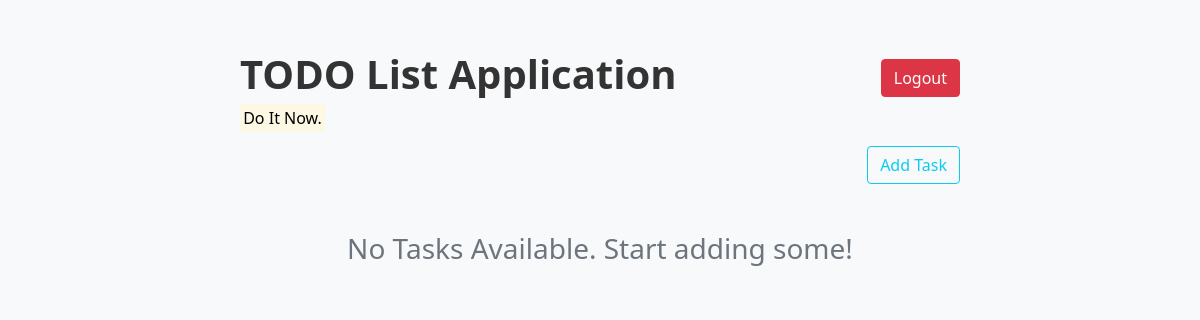
The page / (signed in) on the database as committed earlier.
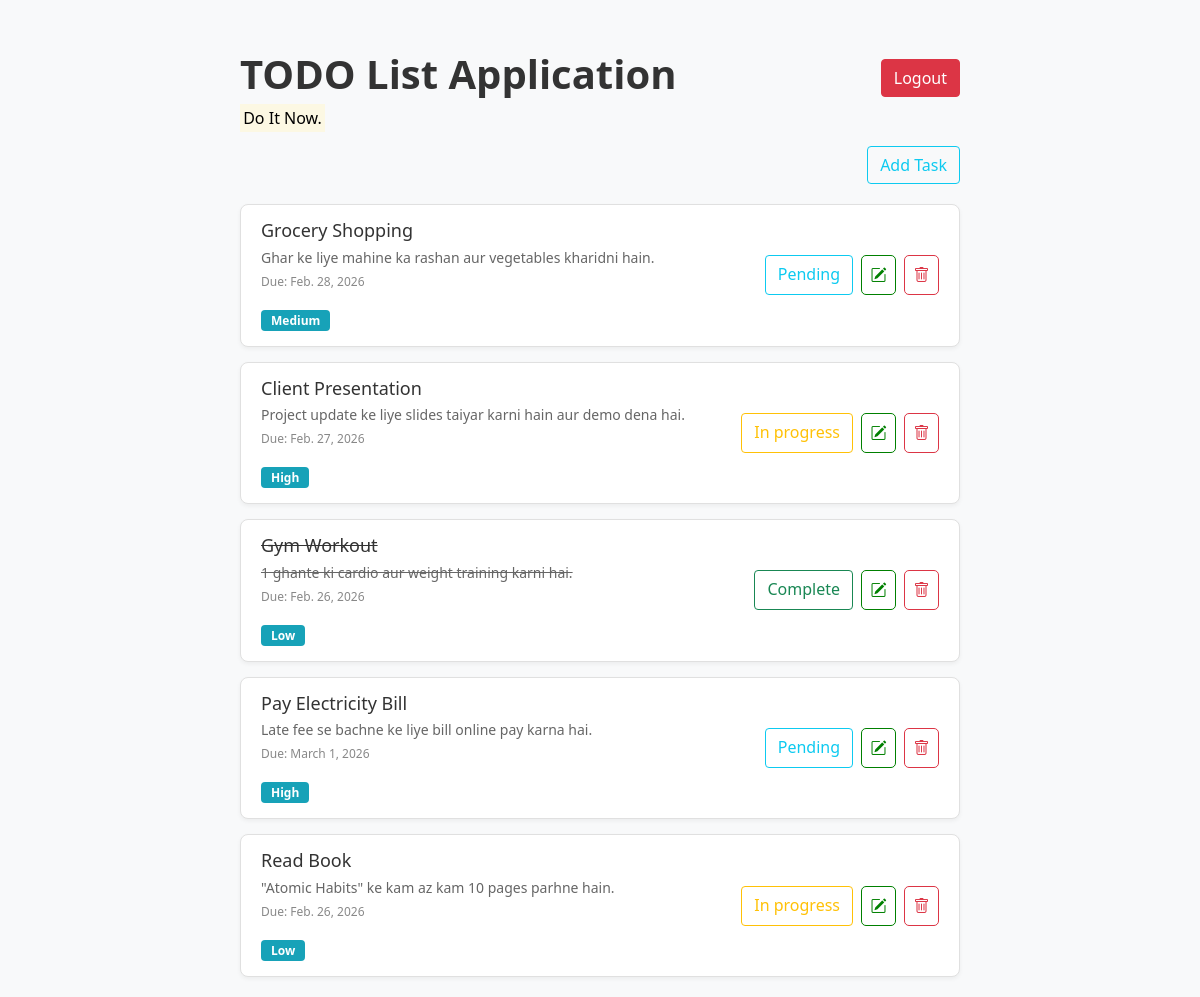
The same page on the database as committed later.
### todo_app/models.py (models this page shows, shortened)
class Task (models.Model):
    user = models.ForeignKey(User, on_delete=models.CASCADE)
    title = models.CharField(max_length=255)
    description = models.TextField()
    due_date = models.DateField()
    status = models.CharField(
        max_length=20,
        choices=[('Pending','Pending'), ('Complete','Complete'), ('In Progress','In Progress')],
        default='Pending'
    )
    priority = models.CharField(
        max_length=10,
        choices=[('Low','Low'), ('Medium','Medium'), ('High','High')],
        default='Low'
    )
    completed = models.BooleanField(default=False)
    create_at = models.DateTimeField(auto_now_add=True)

### todo_app/views.py (the view)
# urls.py: 2. Add a URL to urlpatterns:  path('', views.home, name='home')
@login_required
def home(request):
    queryset = Task.objects.filter(user=request.user)
    return render(request, 'todo_app/index.html', context = {'task' : queryset})

### todo_app/templates/todo_app/index.html (shortened to what this page needs)
{% load static %}
<!DOCTYPE html>
<html lang="en">
<head>
    <link href="https://cdn.jsdelivr.net/npm/bootstrap@5.0.2/dist/css/bootstrap.min.css" rel="stylesheet">
    <link rel="stylesheet" href="https://cdnjs.cloudflare.com/ajax/libs/font-awesome/6.5.1/css/all.min.css">
    <link rel="stylesheet" href="https://cdn.jsdelivr.net/npm/bootstrap-icons@1.11.3/font/bootstrap-icons.min.css">
    <link rel="stylesheet" href="/static/todo_app/css/index.css">
</head>
<body>
    <div class="todo_title">
        <h1><b>TODO List Application</b></h1>
        <form action="{% url 'logout' %}" method="post">
            <button type="submit" class="btn btn-danger">Logout</button>
        </form>
    </div>
    <div class="do_it text-nowrap bd-highlight">
        <p><mark>Do It Now.</mark></p>
    </div>
    <div class="add_task">
        <a href="{% url 'add_task' %}" class="btn btn-outline-info">Add Task</a>
    </div>
    <div class="task-container">
        {% for t in task %}
        <div class="task-card">
            <div class="task-info">
                {% if t.status == "Complete" %}
                <h3 class="text-decoration-line-through">{{ t.title }}</h3>
                <p class="description text-decoration-line-through">{{ t.description }}</p>
                {% else %}
                <h3>{{ t.title }}</h3>
                <p class="description">{{ t.description }}</p>
                {% endif %}
                <p class="due-date">Due: {{ t.due_date }}</p>
                <span class="priority-badge">{{ t.priority }}</span>
            </div>
            <div class="task-actions task-actions d-flex gap-2">
                {% if t.status|lower == "pending" %}
                <span class="btn btn-outline-info">{{ t.status }}</span>
                {% elif t.status|lower == "in progress" %}
                <span class="btn btn-outline-warning">{{ t.status }}</span>
                {% elif t.status|lower == "complete" %}
                <span class="btn btn-outline-success">{{ t.status }}</span>
                {% endif %}
                <a href="{% url 'edit_task' t.id %}" class="btn-action btn-edit">
                    <i class="bi bi-pencil-square"></i>
                </a>
                <a href="{% url 'delete_task' t.id %}" class="btn-action btn-delete">
                    <i class="bi-trash"></i>
                </a>
            </div>
        </div>
        {% empty %}
        <h3 class="text-center text-muted mt-5">No Tasks Available. Start adding some!</h3>
        {% endfor %}
    </div>
</body>
</html>

### todo_app/static/todo_app/css/index.css (style rules this page uses)
body { background-color: #f8f9fa; font-family: 'Segoe UI', Tahoma, Geneva, Verdana, sans-serif; margin: 0; }
.todo_title { display: flex; justify-content: space-between; align-items: center; color: #333; margin-top: 50px; padding-left: 20%; padding-right: 20%; font-weight: 700; }
.do_it { padding-left: 20%; color: black; }
.add_task { display: flex; justify-content: end; padding-right: 20%; }
.task-container { width: 60%; margin: 20px auto; }
.task-card { background: #fff; border: 1px solid #e0e0e0; border-radius: 8px; padding: 15px 20px; margin-bottom: 15px; display: flex; justify-content: space-between; align-items: center; box-shadow: 0 2px 4px rgba(0,0,0,0.05); }
.task-info h3 { margin: 0; font-size: 18px; color: #333; }
.description { margin: 5px 0; color: #666; font-size: 14px; }
.due-date { font-size: 12px; color: #888; }
.priority-badge { background: #17a2b8; color: white; padding: 2px 10px; border-radius: 4px; font-size: 12px; font-weight: bold; }
.task-actions { display: flex; gap: 10px; }
.btn-action { width: 35px; height: 40px; display: inline-flex; align-items: center; justify-content: center; border-radius: 5px; text-decoration: none; }
.btn-delete { border: 1px solid #dc3545; color: #dc3545; }
.btn-edit { border: 1px solid #008000; color: #008000; }

Rows that differ between the two databases and show on the page:
added Task: title "Grocery Shopping", description "Ghar ke liye mahine ka rashan aur vegetables kharidni hain.", due_date "Feb. 28, 2026", priority "Medium", status "Pending"
added Task: title "Client Presentation", description "Project update ke liye slides taiyar karni hain aur demo dena hai.", due_date "Feb. 27, 2026", priority "High", status "In progress"
added Task: title "Gym Workout", description "1 ghante ki cardio aur weight training karni hai.", due_date "Feb. 26, 2026", priority "Low", status "Complete"
added Task: title "Pay Electricity Bill", description "Late fee se bachne ke liye bill online pay karna hai.", due_date "March 1, 2026", priority "High", status "Pending"
added Task: title "Read Book", description "\"Atomic Habits\" ke kam az kam 10 pages parhne hain.", due_date "Feb. 26, 2026", priority "Low", status "In progress"
Other text that changed with them:
text no longer shown: "No Tasks Available. Start adding some!"
